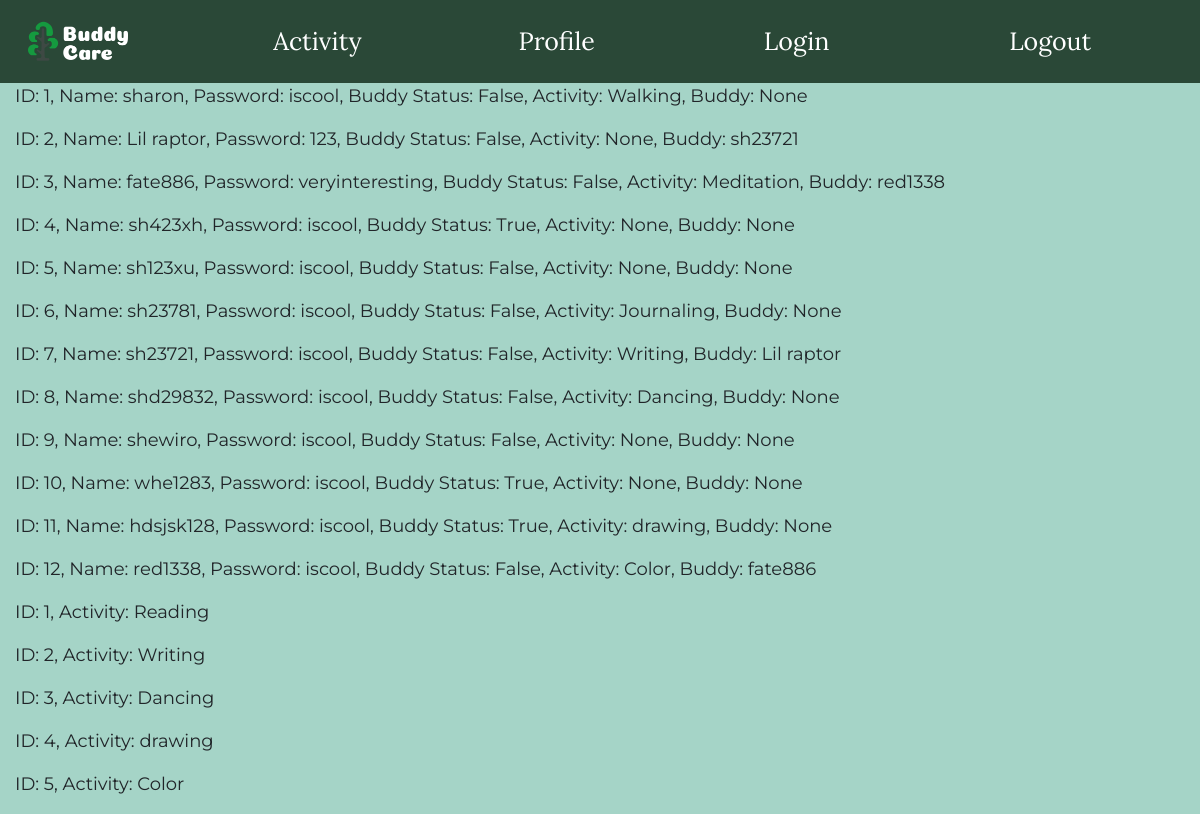
/view, run on the app's committed database.
### main.py (models this page shows, shortened)
class User(db.Model):
    id = db.Column("id", db.Integer, primary_key= True)
    username = db.Column("username", db.String(100))
    password = db.Column("password", db.String(100))
    bud = db.Column("bud", db.Boolean)
    activity = db.Column("activity", db.String(100))
    streak = db.Column("streak", db.Integer, primary_key=True)
    bio = db.Column("bio", db.String(300))
    achieve = db.Column("achieve", db.String(300))
    joke = db.Column("joke", db.String(200))
    budName = db.Column("buddy",db.String(200))
    image_file = db.Column("img", db.String(100), default="sunflowers.jpg")

class newActivity(db1.Model):
     id1 = db1.Column("id1", db1.Integer, primary_key= True)
     activityname= db1.Column("activityname", db1.String(100))
     description = db1.Column(db1.Text, default=("No Description"))

### main.py (the view)
@app.route("/view")
def view():
    return render_template("view.html", values=User.query.all(), values1=newActivity.query.all())

### main.py (called while the page is built)
@app.before_request
def before_request():
    g.user = None
    if User:
        if 'name' in session and not(session['name'] == None):
            user = User.query.filter_by(username = session['name']).first()
            g.user = user

### templates/view.html (shortened to what this page needs)
{% extends "base.html" %}
{% block content %}
    {% for item in values %}
        <p>ID: {{item.id}}, Name: {{item.username}}, Password: {{item.password}}, Buddy Status: {{item.bud}}, Activity: {{item.activity}}, Buddy: {{item.budName}}</p>
    {% endfor %}
    {% for item in values1 %}
        <p>ID: {{item.id1}}, Activity: {{item.activityname}}</p>
    {% endfor %}
{% endblock %}

### static/style.css (style rules this page uses)
body { margin: 0; font-family: 'Lora'; text-shadow: border; background-color: rgb(165, 212, 199) }
p { font-family: 'Montserrat'; font-style: bold; font-size: 18px; font-weight: 400; }

### data on the page
User: id "1", username "sharon", password "iscool", bud "False", activity "Walking", budName "None"
User: id "2", username "Lil raptor", password "123", bud "False", activity "None", budName "sh23721"
User: id "3", username "fate886", password "veryinteresting", bud "False", activity "Meditation", budName "red1338"
User: id "4", username "sh423xh", password "iscool", bud "True", activity "None", budName "None"
User: id "5", username "sh123xu", password "iscool", bud "False", activity "None", budName "None"
User: id "6", username "sh23781", password "iscool", bud "False", activity "Journaling", budName "None"
User: id "7", username "sh23721", password "iscool", bud "False", activity "Writing", budName "Lil raptor"
User: id "8", username "shd29832", password "iscool", bud "False", activity "Dancing", budName "None"
User: id "9", username "shewiro", password "iscool", bud "False", activity "None", budName "None"
User: id "10", username "whe1283", password "iscool", bud "True", activity "None", budName "None"
User: id "11", username "hdsjsk128", password "iscool", bud "True", activity "drawing", budName "None"
User: id "12", username "red1338", password "iscool", bud "False", activity "Color", budName "fate886"
newActivity: id1 "1", activityname "Reading"
newActivity: id1 "2", activityname "Writing"
newActivity: id1 "3", activityname "Dancing"
newActivity: id1 "4", activityname "drawing"
newActivity: id1 "5", activityname "Color"
